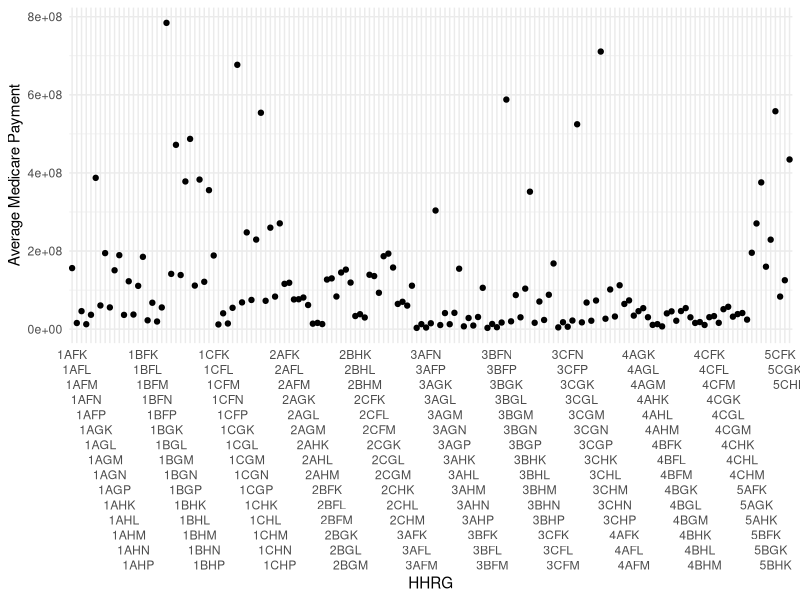
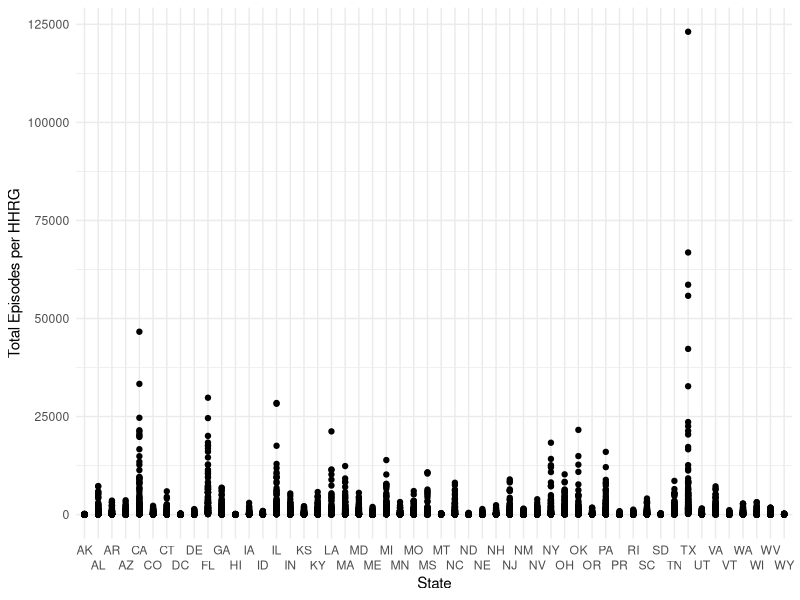
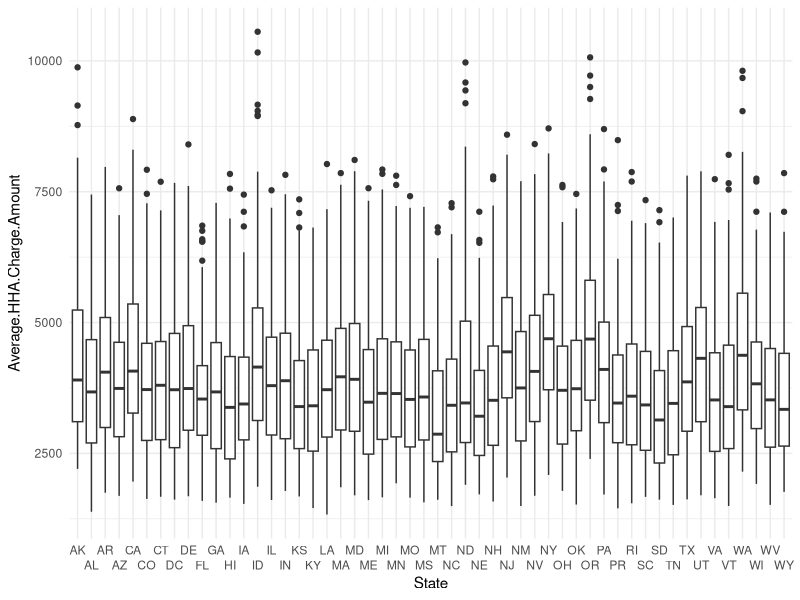
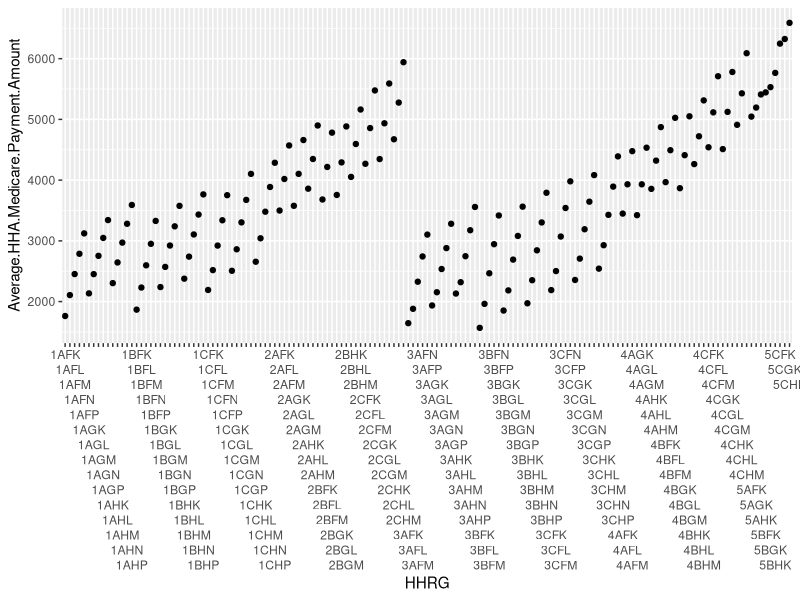
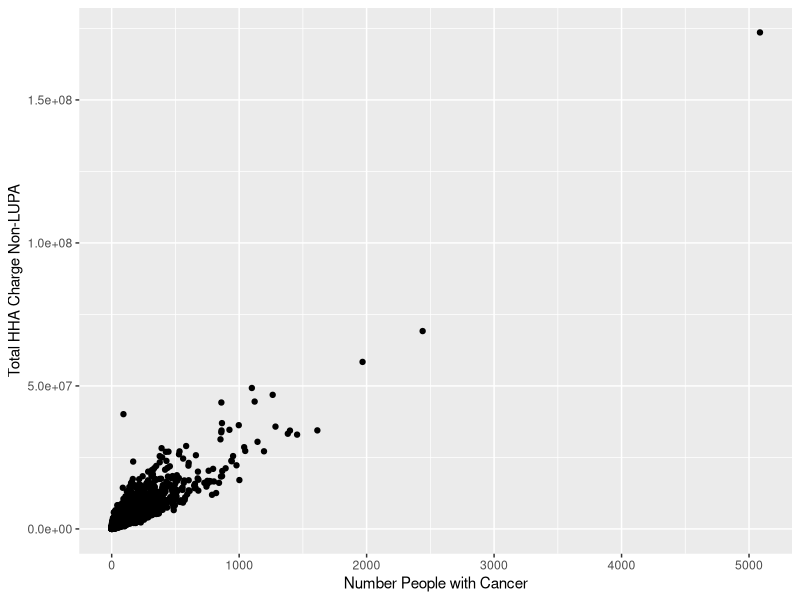
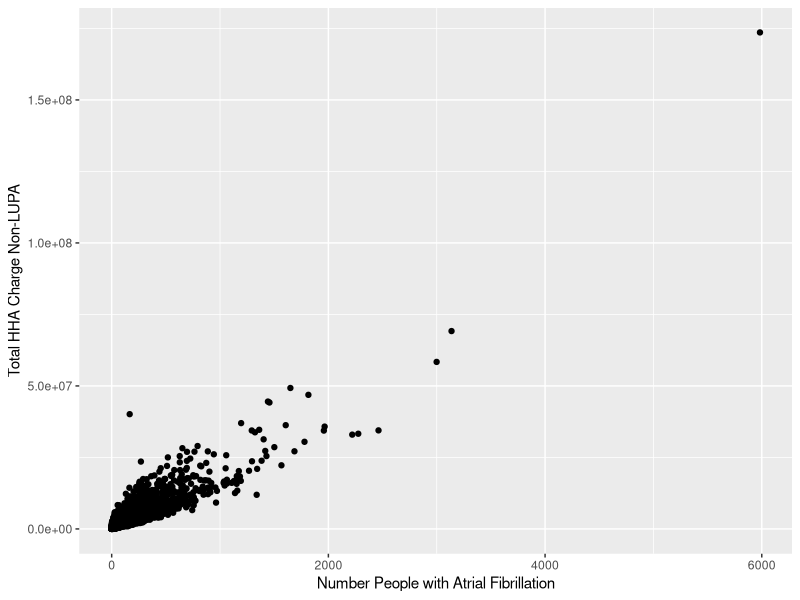
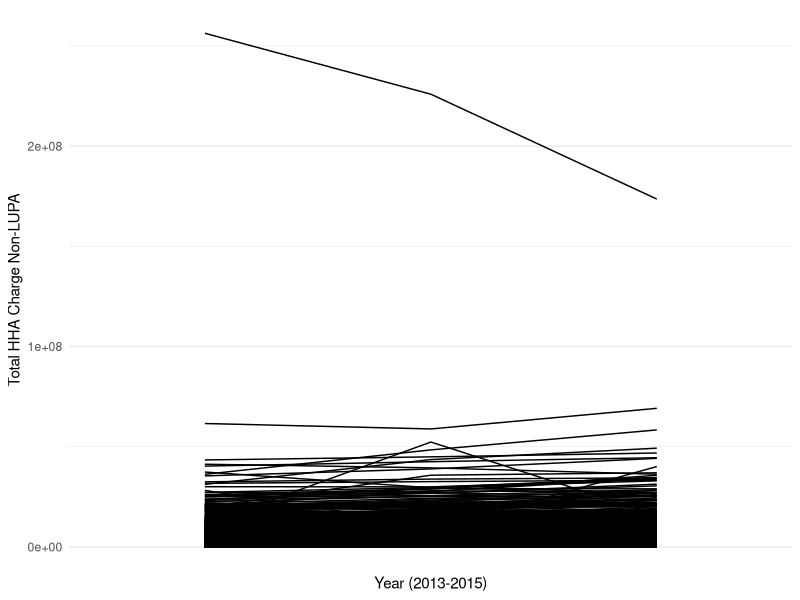
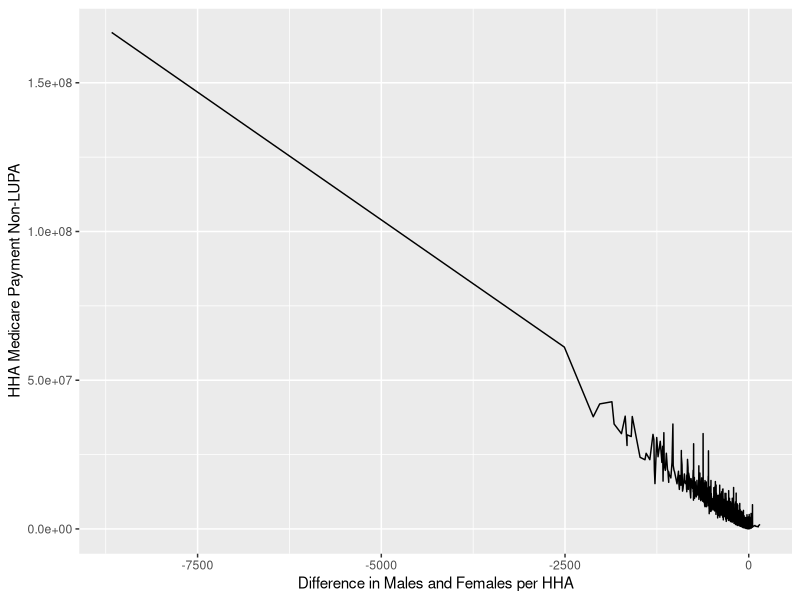

R code for these plots, in order:
## ---- chunk 1
knitr::opts_chunk$set(echo = TRUE)
library(tidyverse)
library(knitr)


setwd("C:/Users/dylan/Documents/GitHub/Data-Science-Final-Project-Group-2")
hhadata2015.untidy = read.csv("CSVs/medicare-home-health-agency-hha-hhrg-aggregate-report-cy-2015.csv")
hhadatastates2015.untidy = read.csv("CSVs/medicare-home-health-agency-hha-hhrg-by-state-aggregate-report-cy-2015.csv")
hhadatahhrg2015.untidy = read.csv("CSVs/medicare-home-health-agency-hha-provider-aggregate-report-cy-2015.csv")
hha_2015 <- read.csv("CSVs/medicare-home-health-agency-hha-provider-aggregate-report-cy-2015.csv")
hha_2014 <- read.csv("CSVs/medicare-home-health-agency-hha-provider-aggregate-report-cy-2014.csv")
hha_2013 <- read.csv("CSVs/medicare-home-health-provider-aggregate-table-cy-2013.csv")

## ---- chunk 2
hhadata2015 <- hhadata2015.untidy %>% 
  select("HHRG", "Total.Episodes", "Total.HHA.Medicare.Payment.Amount", "Average.HHA.Medicare.Payment.Amount")


ggplot(hhadata2015, aes(x = HHRG, y = Total.HHA.Medicare.Payment.Amount)) +
  geom_point() +
  geom_smooth(method = "lm", se = FALSE) +
  labs(y = "Average Medicare Payment") +
  scale_x_discrete(guide = guide_axis(n.dodge=15)) +
  theme_minimal()
## ---- chunk 3
hhaStateData2015 <- hhadatastates2015.untidy %>% 
  select("State", "Average.HHA.Charge.Amount", "Total.Episodes" )

ggplot(hhaStateData2015, aes(x = State, y = Total.Episodes)) +
  geom_point() +
  labs(y = "Total Episodes per HHRG") +
  scale_x_discrete(guide = guide_axis(n.dodge=2)) +
  theme_minimal()
## ---- chunk 4
ggplot(hhaStateData2015, aes(x= State, y = Average.HHA.Charge.Amount)) +
  geom_boxplot() +
  scale_x_discrete(guide = guide_axis(n.dodge=2)) +
  theme_minimal()
## ---- chunk 5
ggplot(hhadata2015, aes(x=HHRG, y = Average.HHA.Medicare.Payment.Amount)) +
  geom_point() +
  scale_x_discrete(guide = guide_axis(n.dodge=15))
## ---- chunk 6
hha_2015 %>% rename( "distinct"="Distinct.Beneficiaries..non.LUPA.") %>% mutate(actual_with_cancer =Percent.of.Beneficiaries.with.Cancer * .01 * distinct) %>%ggplot() + geom_point(aes(x = actual_with_cancer, y=Total.HHA.Charge.Amount..non.LUPA.)) +
  labs(x = "Number People with Cancer", y = "Total HHA Charge Non-LUPA")

hha_2015 %>% rename( "distinct"="Distinct.Beneficiaries..non.LUPA.") %>% mutate(actual_with_Atrial.Fibrillation =Percent.of.Beneficiaries.with.Atrial.Fibrillation * .01 * distinct) %>%ggplot() + geom_point(aes(x = actual_with_Atrial.Fibrillation, y=Total.HHA.Charge.Amount..non.LUPA.))+
  labs(x = "Number People with Atrial Fibrillation", y = "Total HHA Charge Non-LUPA")

## ---- chunk 7
hhaData2015Females <-  hhadatahhrg2015.untidy %>% 
  select("Provider.ID", "Male.Beneficiaries", "Female.Beneficiaries", "Total.HHA.Medicare.Payment.Amount..non.LUPA." ) %>% 
  filter(!Male.Beneficiaries>Female.Beneficiaries) %>% 
  filter(!Female.Beneficiaries - Male.Beneficiaries < 10) %>% 
  transmute(Females = "Females", Average = mean(Total.HHA.Medicare.Payment.Amount..non.LUPA.))

  
hhaData2015Males <-  hhadatahhrg2015.untidy %>% 
  select("Provider.ID", "Male.Beneficiaries", "Female.Beneficiaries", "Total.HHA.Medicare.Payment.Amount..non.LUPA." ) %>% 
  filter(Male.Beneficiaries>Female.Beneficiaries) %>% 
  filter(!Male.Beneficiaries - Female.Beneficiaries < 10) %>% 
  transmute(Males = "Males", Average = mean(Total.HHA.Medicare.Payment.Amount..non.LUPA.))


MalesVFemales <- tibble(
  Sex = c("More Males", "More Females"),
  Average_Paid_By_Medicare = c("$2,191,278", "$918,996.2")

  
)


MalesVFemaleshtml <- kable(MalesVFemales, format = "html", caption = "Average paid by Medicare for Home Health Agencies based on if more Males or Female Beneficiaries are Present by 10")
MalesVFemaleshtml

## ---- chunk 8
hha_2015_q2 <- hha_2015 %>% select( (1:5), (16:19), 37)

hha_2014_q2 <- hha_2014%>% select( (1:5), (16:19), 37) %>% rename("Total.HHA.Charge.Amount..non.LUPA_2014" = "Total.HHA.Charge.Amount..non.LUPA.") %>% select(Provider.ID, Total.HHA.Charge.Amount..non.LUPA_2014)

hha_2013_q2 <- hha_2013%>% select( (1:5), (16:19), 37) %>% rename("Total.HHA.Charge.Amount..non.LUPA_2013" = "Total.HHA.Charge.Amount..non.LUPA.") %>% select(Provider.ID, Total.HHA.Charge.Amount..non.LUPA_2013)
 
hha_allyear<- hha_2015_q2 %>% inner_join(hha_2014_q2, "Provider.ID") %>% inner_join(hha_2013_q2, "Provider.ID") %>% select((1:6), (11:12)) %>% rename("2015" = "Total.HHA.Charge.Amount..non.LUPA.", "2014" = "Total.HHA.Charge.Amount..non.LUPA_2014", "2013" = "Total.HHA.Charge.Amount..non.LUPA_2013")

hha_allyear_graph <- hha_allyear %>% gather(`2015`, `2013`, `2014`, key  = Year, value = HHA_charge, convert = TRUE)

ggplot(hha_allyear_graph) + geom_line(aes(x=Year,y=HHA_charge, group = Provider.ID)) + guides(color=F) +
 scale_x_discrete(breaks=c(2013, 2014, 2015),labels=c(2013, 2014, 2015)) + theme_minimal() +
  labs(x = "Year (2013-2015)", y = "Total HHA Charge Non-LUPA")

## ---- chunk 9
hhaData2015.F2 <- hhadatahhrg2015.untidy %>% 
  select("Agency.Name", "Total.HHA.Medicare.Payment.Amount..non.LUPA.", "Female.Beneficiaries", "Male.Beneficiaries") %>% 
  mutate(Differnece_In_Males_and_Females = Male.Beneficiaries - Female.Beneficiaries) %>% 
  arrange(desc(Differnece_In_Males_and_Females))

ggplot(hhaData2015.F2, aes(x = Differnece_In_Males_and_Females, y = Total.HHA.Medicare.Payment.Amount..non.LUPA.)) +
  geom_line() +
  labs(x = "Difference in Males and Females per HHA", y = "HHA Medicare Payment Non-LUPA")


